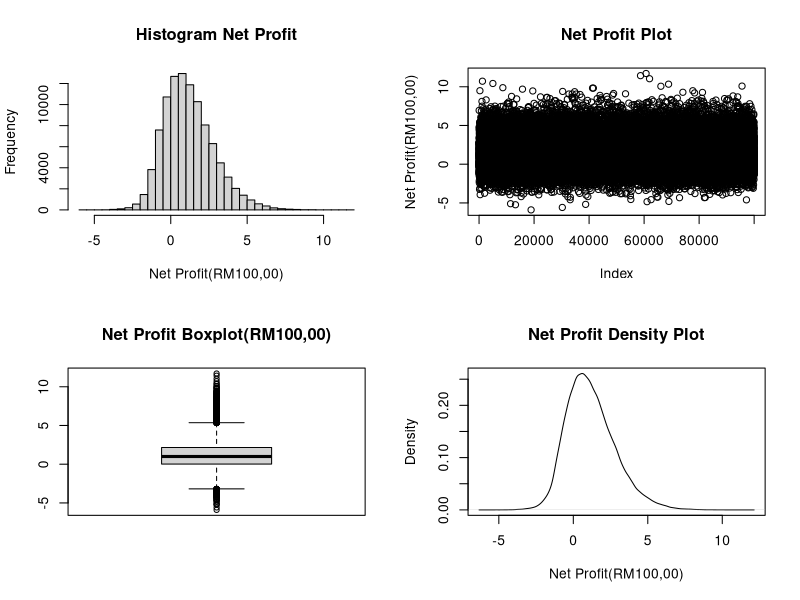
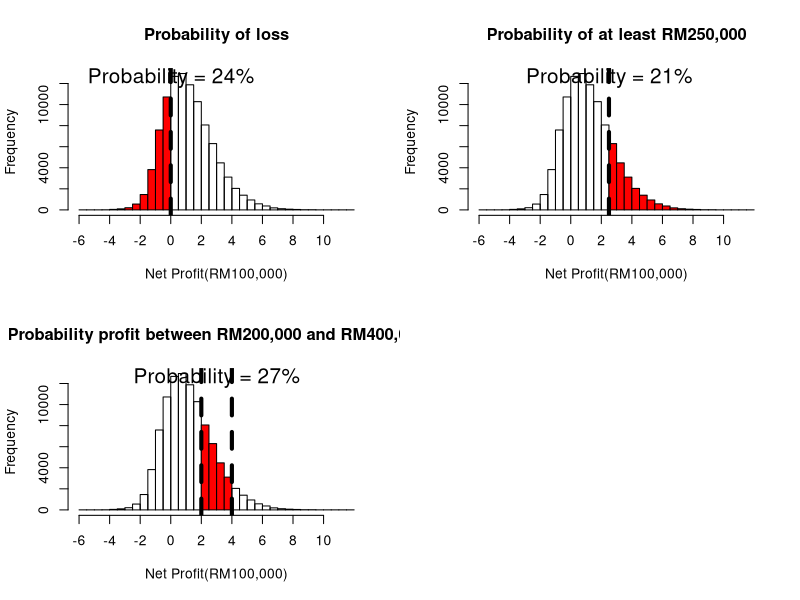

Write R code to recreate these figures, in order.
## ---- chunk 1
knitr::opts_chunk$set(collapse=TRUE, comment="##", fig.retina=2, fig.path = "figures/README-")
## ---- chunk 2
set.seed(9)
sales_units <- rnorm(n = 100000,mean=75000,25000)
cost_per_unit <- rnorm(n=100000,mean=6.5,sd=1)
selling_price <- rnorm(n=100000,mean = 9.67,sd=1.53)
fixed_cost <- 120000
## ---- chunk 3
net_profit <- sales_units*(selling_price- cost_per_unit) - fixed_cost                            
## ---- chunk 4
mean(net_profit)
sd(net_profit)
summary(net_profit)
## ---- chunk 5
par(mfrow=c(2,2))
h <- hist(net_profit/100000,breaks = 30,main='Histogram Net Profit',xlab = 'Net Profit(RM100,00)')
options(scipen=10)

plot(net_profit/100000,main = 'Net Profit Plot',ylab = 'Net Profit(RM100,00)')
boxplot(net_profit/100000,main = 'Net Profit Boxplot(RM100,00)')
plot(density(net_profit/100000),main = 'Net Profit Density Plot',xlab = 'Net Profit(RM100,00)')
## ---- chunk 6
pnorm(0,mean =mean(net_profit),sd= sd(net_profit))
cuts <- cut(h$breaks, c(-Inf,-.5))
plot(h, col='red'[cuts],main = 'Probability of loss',xaxt='n',xlab ='Net Profit(RM100,000)')
abline(v=0,col="black",lwd=4,lty=2)
text(-0,12500, "Probability = 24%",cex = 1.5)
axis(side=1,at=c(-6,-4,-2,0,2,4,6,8,10),
     labels = c(-6,-4,-2,0,2,4,6,8,10))
## ---- chunk 7
pnorm(250000,mean =mean(net_profit),sd=sd(net_profit),lower.tail = FALSE)
cuts <- cut(h$breaks, c(2,Inf))
plot(h, col='red'[cuts],main = 'Probability of at least RM250,000',xaxt='n',xlab ='Net Profit(RM100,000)')
abline(v=2.5,col="black",lwd=4,lty=2)
text(2.5,12500, "Probability = 21%",cex = 1.5)
axis(side=1,at=c(-6,-4,-2,0,2,4,6,8,10),
     labels = c(-6,-4,-2,0,2,4,6,8,10))
## ---- chunk 8
pnorm(400000,mean =mean(net_profit),sd= sd(net_profit))-
  pnorm(200000,mean =mean(net_profit),sd= sd(net_profit))
cuts <- cut(h$breaks, c(1.8,3.8))
plot(h, col='red'[cuts],main = 'Probability profit between RM200,000 and RM400,000',xaxt='n',xlab ='Net Profit(RM100,000)')
abline(v=2,col="black",lwd=4,lty=2)
abline(v=4,col="black",lwd=4,lty=2)
text(3,12500, "Probability = 27%",cex = 1.5)
axis(side=1,at=c(-6,-4,-2,0,2,4,6,8,10),
     labels = c(-6,-4,-2,0,2,4,6,8,10))
